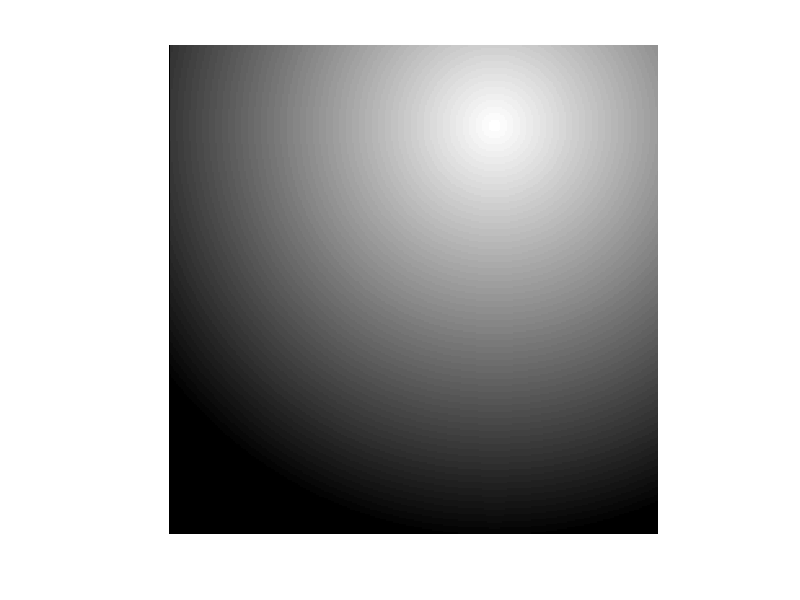

Source code (MATLAB):
%Apartado 1
%Coordenadas del foco (a,b)
a=50;
b=200;
%Construcción imagen MxN
M=300; N=300;
for x=1:M
 for y=1:N
    %El 255 lo usamos para indicar que valor en la escala de grises vamos a
    %usar. Siendo 255 blanco y 0 negro.
    %Para indicar esto usamos un valor decimal entre 0 y 1, ambos
    %incluidos, por lo que usando la primera parte del calculo conseguimos que
    %cuanto mas nos acercamos al foco, mas blanco sea en la escala de grises.
    %Y diviendo entre 255 conseguimos que el valor sera decimal entre 0 y 1.
    I(x,y)=(255-sqrt((x-a)^2+(y-b)^2))/255;
 end
end
imshow(I)